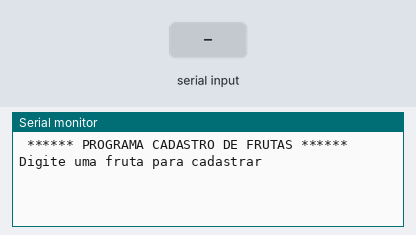
The sketch below on a simulated Arduino Uno, built with avr-gcc and run on an emulated ATmega328P. On the bench: the last lines printed to the serial monitor. The test bench sets the inputs (shaded band).

Above: at 1.2 s.
1.3 s: "90,45\n" received over Serial
At 3.5 s:
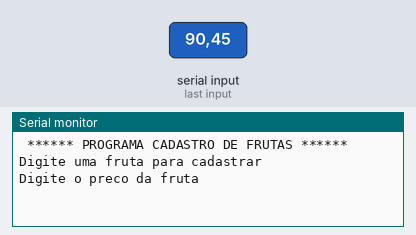
3.8 s: "30,150\n" received over Serial
At 5.8 s:
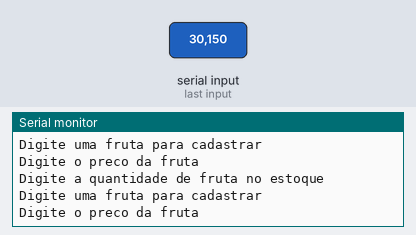

Measured:
- after the input at 1.3 s, the serial monitor: prints a new line after 1.0 s (image 1)
- after the input at 3.8 s, the serial monitor: prints a new line at once (image 2)

The sketch:

vetores_cadastro_de_frutas_1.ino
```cpp
// C++ code
//Variaveis Globais

String frutas[5];//vetor vazio tamanho 5 - de 0 a 4
float precoFrutas[5];

void setup()
{
  Serial.begin(9600);
  Serial.println(" ****** PROGRAMA CADASTRO DE FRUTAS ******");
  Serial.println();
}

void loop()
{
  for(int i = 0; i < 5; i++)
 {
    Serial.println("Digite uma fruta para cadastrar");
    while(! Serial.available());
    frutas[i] = Serial.readString();

   Serial.println("Digite o preco da fruta");
   while(! Serial.available());
   precoFrutas[i] = Serial.parseFloat();

   Serial.println("Digite a quantidade de fruta no estoque");
   while(! Serial.available());
   precoFrutas[i] = Serial.parseFloat();
  }


  //Exibir os dados cadastrados
 Serial.println(" ******* Listagem das frutas ******");
 Serial.println();


  //usar o for para exibir as frutas cadastradas
  for(int i = 0; i < 5; i++)
  {
    Serial.println("produto: " + frutas[i]);
    Serial.println("preco: R$ " + String(precoFrutas[i]));\
    Serial.println("quantidade de frutas");
  }

  Serial.println();
  delay(3000);

}//fim do loop
  
```
